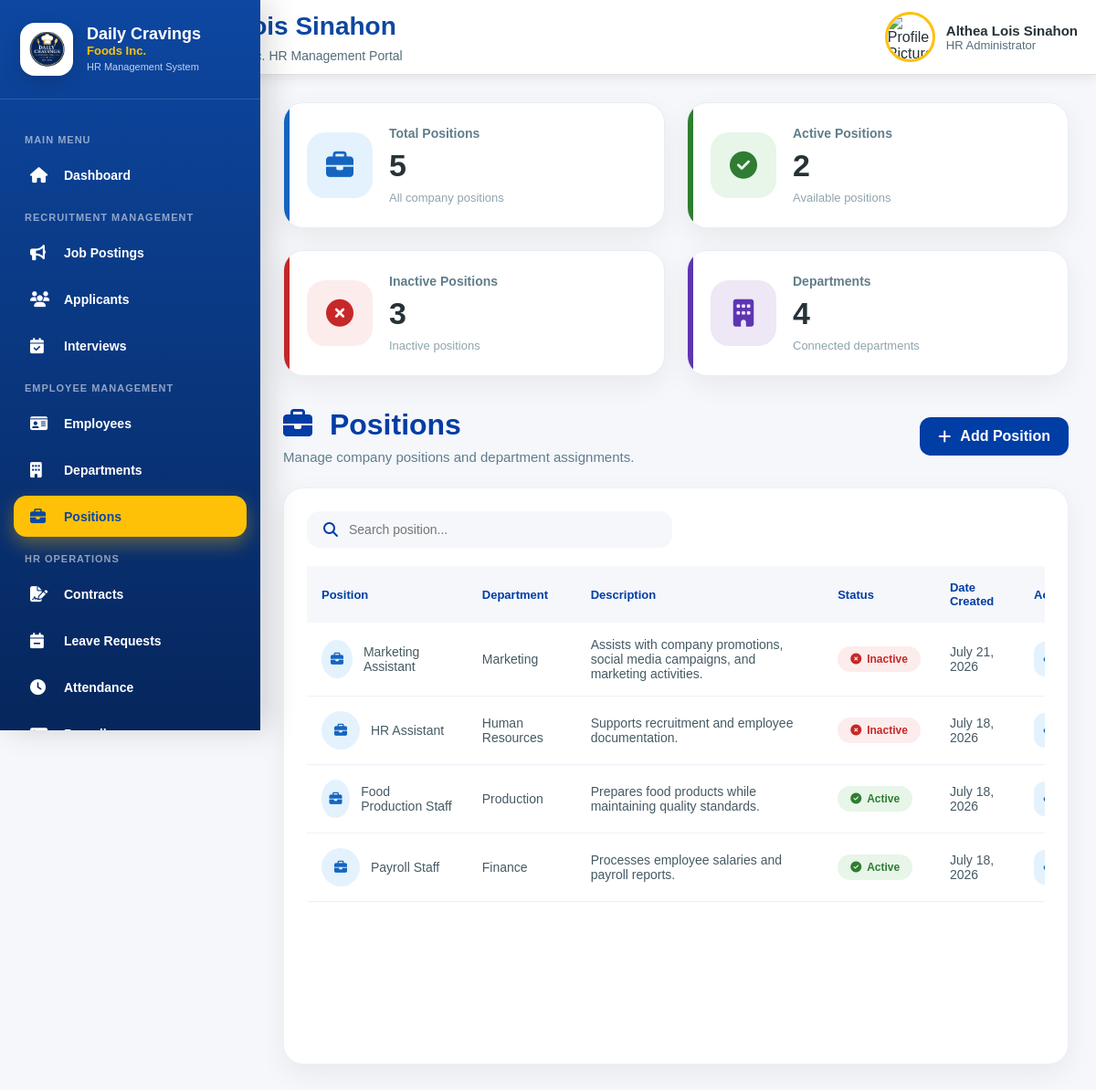
/hr/positions.php (signed in), run on the app's committed database.
### tables this page shows
CREATE TABLE `positions` (
  `position_id` int(11) NOT NULL,
  `department_id` int(11) DEFAULT NULL,
  `position_name` varchar(100) DEFAULT NULL,
  `description` text DEFAULT NULL,
  `status` enum('Active','Inactive') DEFAULT 'Active',
  `created_at` timestamp NOT NULL DEFAULT current_timestamp()
);

CREATE TABLE `departments` (
  `department_id` int(11) NOT NULL,
  `department_name` varchar(100) DEFAULT NULL,
  `description` text DEFAULT NULL,
  `created_at` timestamp NOT NULL DEFAULT current_timestamp(),
  `status` enum('Active','Inactive') DEFAULT 'Active'
);

### hr/positions.php (the view, shortened to what this page needs)
<?php
require_once "../config/db.php";
$totalPositions = $conn->query("
    SELECT COUNT(*)
    FROM positions
")->fetchColumn();
$activePositions = $conn->query("
    SELECT COUNT(*)
    FROM positions
    WHERE status = 'Active'
")->fetchColumn();
$inactivePositions = $conn->query("
    SELECT COUNT(*)
    FROM positions
    WHERE status = 'Inactive'
")->fetchColumn();
$totalDepartments = $conn->query("
    SELECT COUNT(*)
    FROM departments
    WHERE status = 'Active'
")->fetchColumn();
$sql = "
SELECT
    p.position_id,
    p.position_name,
    p.description,
    p.status,
    p.created_at,
    d.department_name,
    COUNT(
        CASE
            WHEN e.employment_status = 'Active'
            THEN e.employee_id
        END
    ) AS employee_count
FROM positions p
LEFT JOIN departments d
       ON p.department_id = d.department_id
LEFT JOIN employees e
       ON p.position_id = e.position_id
      AND e.department_id = d.department_id
      AND e.employment_status = 'Active'
WHERE d.status = 'Active'
";
$params = [];
$sql .= "
GROUP BY
    p.position_id
ORDER BY
    p.created_at DESC
";
$stmt = $conn->prepare($sql);
$stmt->execute($params);
$positions = $stmt->fetchAll(PDO::FETCH_ASSOC);
?>
<!DOCTYPE html>
<html lang="en">
<head>
    <link rel="stylesheet" href="../assets/css/global.css">
    <link rel="stylesheet" href="../assets/css/hr.css">
    <link rel="stylesheet" href="https://cdnjs.cloudflare.com/ajax/libs/font-awesome/6.7.2/css/all.min.css">
</head>
<body>
<div class="hr-wrapper">
    <?php require_once "includes/sidebar.php"; ?>
    <div class="hr-content-wrapper">
        <?php require_once "includes/header.php"; ?>
        <main class="hr-main">
            <section class="hr-pos-page">
                <div class="hr-pos-summary-grid">
                    <div class="hr-pos-summary-card blue">
                        <div class="hr-pos-summary-icon">
                            <i class="fa-solid fa-briefcase"></i>
                        </div>
                        <div class="hr-pos-summary-content">
                            <span>Total Positions</span>
                            <h2><?= $totalPositions; ?></h2>
                            <p>All company positions</p>
                        </div>
                    </div>
                    <div class="hr-pos-summary-card green">
                        <div class="hr-pos-summary-icon">
                            <i class="fa-solid fa-circle-check"></i>
                        </div>
                        <div class="hr-pos-summary-content">
                            <span>Active Positions</span>
                            <h2><?= $activePositions; ?></h2>
                            <p>Available positions</p>
                        </div>
                    </div>
                    <div class="hr-pos-summary-card red">
                        <div class="hr-pos-summary-icon">
                            <i class="fa-solid fa-circle-xmark"></i>
                        </div>
                        <div class="hr-pos-summary-content">
                            <span>Inactive Positions</span>
                            <h2><?= $inactivePositions; ?></h2>
                            <p>Inactive positions</p>
                        </div>
                    </div>
                    <div class="hr-pos-summary-card purple">
                        <div class="hr-pos-summary-icon">
                            <i class="fa-solid fa-building"></i>
                        </div>
                        <div class="hr-pos-summary-content">
                            <span>Departments</span>
                            <h2><?= $totalDepartments; ?></h2>
                            <p>Connected departments</p>
                        </div>
                    </div>
                </div>
                <div class="hr-pos-header">
                    <div class="hr-pos-title">
                        <h1>
                            <i class="fa-solid fa-briefcase"></i>
                            Positions
                        </h1>
                        <p>Manage company positions and department assignments.</p>
                </div>
                    <a href="position_add.php"
                        class="hr-pos-add-btn"
                    >
                        <i class="fa-solid fa-plus"></i>
                        Add Position
                    </a>
                </div>
                <div class="hr-pos-table-card">
                    <div class="hr-pos-search">
                        <div class="hr-pos-search-box">
                            <i class="fa-solid fa-magnifying-glass"></i>
                            <input
                                type="text"
                                id="positionSearch"
                                placeholder="Search position..."
                                autocomplete="off"
                            >
                        </div>
                    </div>
                    <div class="hr-pos-table-wrapper">
                        <table class="hr-pos-table">
                            <thead>
                                <tr>
                                    <th>Position</th>
                                    <th>Department</th>
                                    <th>Description</th>
                                    <th>Status</th>
                                    <th>Date Created</th>
                                    <th width="170">
                                        Action
                                    </th>
                                </tr>
                            </thead>
                            <tbody id="positionTableBody">
                                <?php if (!empty($positions)): ?>
    <?php foreach ($positions as $position): ?>
        <tr class="position-row">
            <td>
                <div class="hr-pos-name">
                    <div class="hr-pos-avatar">
                        <i class="fa-solid fa-briefcase"></i>
                    </div>
                    <span>
                        <?= htmlspecialchars($position['position_name']); ?>
                    </span>
                </div>
            </td>
            <td>
                <?= htmlspecialchars($position['department_name'] ?? "N/A"); ?>
            </td>
            <td>
                <?= !empty($position['description'])
                    ? htmlspecialchars($position['description'])
                    : "No description";
                ?>
            </td>
            <td>
                <span class="hr-pos-status <?= strtolower($position['status']); ?>">
                    <?php if ($position['status'] === "Active"): ?>
                        <i class="fa-solid fa-circle-check"></i>
                    <?php else: ?>
                        <i class="fa-solid fa-circle-xmark"></i>
                    <?php endif; ?>
                    <?= htmlspecialchars($position['status']); ?>
                </span>
            </td>
            <td>
                <?= date(
                    "F d, Y",
                    strtotime($position['created_at'])
                ); ?>
            </td>
            <td>
                <div class="hr-pos-actions">
                    <form
                        action="position_view.php"
                        method="POST"
                    >
                        <button
                            type="submit"
                            class="hr-pos-action view"
                            title="View Position"
                        >
                        </button>
                    </form>
                </div>
            </td>
        </tr>
    <?php endforeach; ?>
<?php endif; ?>
</tbody>
</table>
</div>
</div>
</section>
</main>
</div>
</div>
</body>
</html>

### assets/css/global.css (style rules this page uses)
:root { --primary:#0D47A1; --primary-dark:#08306B; --secondary:#1565C0; --secondary-dark:#0B3D91; --accent:#FFC107; --success:#2E7D32; --warning:#F9A825; --danger:#C62828; --background:#F5F7FA; --card:#FFFFFF; --text:#263238; --text-light:#546E7A; --border:#E0E0E0; --shadow: 0 4px 12px rgba(0,0,0,.08); --shadow-lg: 0 12px 35px rgba(0,0,0,.12); --radius-sm:8px; --radius:12px; --radius-lg:18px; --radius-xl:25px; --sidebar-width:280px; --header-height:75px; --transition:.30s ease; }
* { margin:0; padding:0; box-sizing:border-box; }
html { scroll-behavior:smooth; }
body { font-family: "Segoe UI", Arial, sans-serif; background:var(--background); color:var(--text); overflow-x:hidden; }
a { text-decoration:none; color:inherit; }
button, input, select, textarea { font-family:inherit; }
button { cursor:pointer; }

### data on the page
positions: position_name "Marketing Assistant", department.department_name "Marketing", description "Assists with company promotions, social media campaigns, and marketing activities.", status "Inactive", created_at "July 21, 2026"
positions: position_name "HR Assistant", department.department_name "Human Resources", description "Supports recruitment and employee documentation.", status "Inactive", created_at "July 18, 2026"
positions: position_name "Food Production Staff", department.department_name "Production", description "Prepares food products while maintaining quality standards.", status "Active", created_at "July 18, 2026"
positions: position_name "Payroll Staff", department.department_name "Finance", description "Processes employee salaries and payroll reports.", status "Active", created_at "July 18, 2026"

### other printed values
$hr_name "Althea Lois Sinahon"
$totalPositions "5"
$activePositions "2"
$inactivePositions "3"
$totalDepartments "4"
